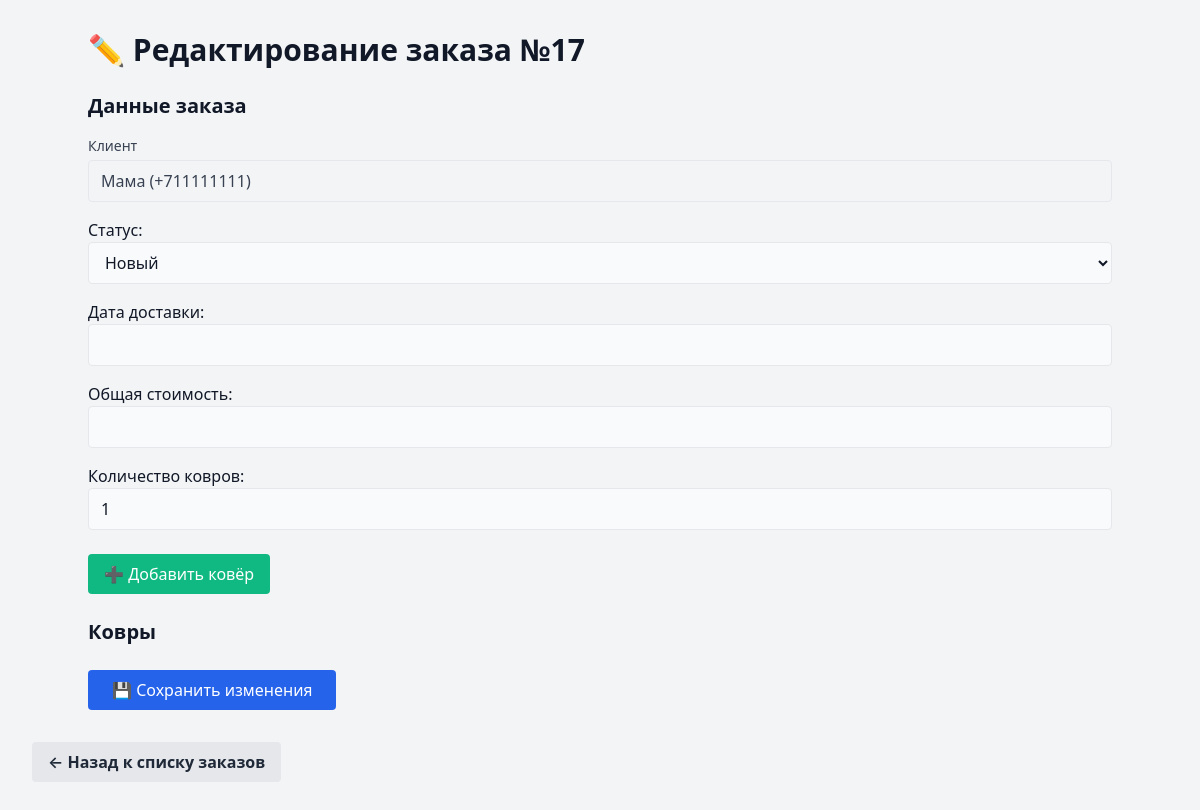
/operator/edit/17/ (signed in), run on the app's committed database.
### orders/models.py (models this page shows, shortened)
class Order(models.Model):
    STATUS_CHOICES = [
        ('Новый', 'Новый'),
        ('Ожидает забор', 'Забрали'),
        ('Оценка', 'Оценка'),
        ('Чистка', 'Чистка'),
        ('Готов к возврату', 'Готов к возврату'),
        ('Доставлен клиенту', 'Доставлен клиенту'),
        ('Завершён', 'Завершён'),
        ('Отменён', 'Отменён'),
        ('Ошибка', 'Ошибка в данных / требует уточнения'),
    ]
    client = models.ForeignKey(
        CustomUser,
        on_delete=models.CASCADE,
        related_name='orders',
        limit_choices_to={'role': 'CLIENT'}
    )
    created_at = models.DateTimeField(auto_now_add=True)
    status = models.CharField(
        max_length=50,
        choices=STATUS_CHOICES,
        default='Новый'
    )
    delivery_date = models.DateField(
        null=True,
        blank=True,
        verbose_name="Дата доставки"
    )
    total_price = models.DecimalField(max_digits=10, decimal_places=2, null=True, blank=True)
    rug_count = models.PositiveIntegerField(default=1, verbose_name="Количество ковров")

### accounts/models.py (models this page shows, shortened)
class CustomUser(AbstractUser):
    ROLE_CHOICES = [
        ('CLIENT', 'Клиент'),
        ('OPERATOR', 'Оператор'),
        ('EVALUATOR', 'Оценщик')
    ]
    role = models.CharField(max_length=10, choices=ROLE_CHOICES)
    full_name = models.CharField(max_length=150, blank=True)
    phone = models.CharField(max_length=20, unique=True)
    address = models.TextField(blank=True)

### orders/views.py (the view)
    def wrapped(request, *args, **kwargs):
        if request.user.role != 'OPERATOR':
            raise PermissionDenied
        return view_func(request, *args, **kwargs)

### orders/views.py
class OrderEditForm(forms.ModelForm):
    class Meta:
        model = Order
        exclude = ['client']
        labels = {
            'status': 'Статус',
            'total_price': 'Общая стоимость',
        }
    def __init__(self, *args, **kwargs):
        super().__init__(*args, **kwargs)
        for field in self.fields.values():
            field.widget.attrs.update({
                'class': 'w-full border rounded px-3 py-2 bg-gray-50 focus:outline-none focus:ring-2 focus:ring-blue-500'
            })

### orders/forms.py
class RugForm(forms.ModelForm):
    class Meta:
        model = Rug
        fields = ['rug_type', 'width', 'length', 'condition_before']
        labels = {
            'rug_type': 'Тип ковра',
            'width': 'Ширина (м)',
            'length': 'Длина (м)',
            'condition_before': 'Состояние',
        }
    def __init__(self, *args, **kwargs):
        super().__init__(*args, **kwargs)
        for field in self.fields.values():
            field.widget.attrs.update({
                'class': 'border rounded px-3 py-2 bg-gray-50 focus:outline-none focus:ring-2 focus:ring-blue-500'
            })

### orders/views.py (called while the page is built)
def only_operators(view_func):
    def wrapped(request, *args, **kwargs):
        if request.user.role != 'OPERATOR':
            raise PermissionDenied
        return view_func(request, *args, **kwargs)
    return wrapped

### templates/orders/edit_order.html (shortened to what this page needs)
<!DOCTYPE html>
<html lang="ru">
<head>
  <link href="https://cdn.jsdelivr.net/npm/tailwindcss@2.2.19/dist/tailwind.min.css" rel="stylesheet">
</head>
<body class="bg-gray-100 text-gray-900 p-8">
  <div class="max-w-5xl mx-auto">
    <h1 class="text-3xl font-bold mb-6">✏️ Редактирование заказа №{{ order.id }}</h1>
    <form method="post">
      <div class="mb-6 space-y-4">
        <h2 class="text-xl font-semibold">Данные заказа</h2>
        <div>
          <label class="block text-sm font-medium text-gray-700 mb-1">Клиент</label>
          <input type="text" value="{{ order.client.full_name }} ({{ order.client.phone }})" readonly
                 class="w-full border rounded px-3 py-2 bg-gray-100 text-gray-700">
        </div>
        {{ form.as_p }}
      </div>
      <div class="mb-6">
        <button type="button" id="addRugBtn" class="bg-green-500 text-white px-4 py-2 rounded hover:bg-green-600">
          ➕ Добавить ковёр
        </button>
      </div>
      <div class="mb-6">
        <h2 class="text-xl font-semibold">Ковры</h2>
      </div>
      <button type="submit" class="bg-blue-600 text-white px-6 py-2 rounded hover:bg-blue-700">
        💾 Сохранить изменения
      </button>
    </form>
  </div>
<div class="mt-8">
  <a href="{% url 'operator_order_list' %}" class="inline-block bg-gray-200 hover:bg-gray-300 text-gray-800 font-semibold py-2 px-4 rounded">
    ← Назад к списку заказов
  </a>
</div>
</body>
</html>

### data on the page
Order: id "17", client.full_name "Мама (+711111111)", status "Новый", rug_count "1"
